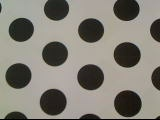
%> input picture pics-dataset/Bild.jpg, 160 x 120 px
$ octave --eval "result = flow_read('../../../../pics-dataset/Bild.jpg');"   (GNU Octave 9; MATLAB toolbox functions it lacks are replaced by stand-ins)
%> lines starting %> are read from the running program, lines starting %| are printed output that depends on the picture; in (x1, y1, x2, y2) boxes, pixels count from 0 and x2, y2 are one past the last pixel; in counts of white or black regions, pixels touching at a corner belong together; the program's own positions count from 1
function F = flow_read (filename)
%> called with filename = '../../../../pics-dataset/Bild.jpg'
% loads flow field F from png file
% for details see readme.txt

I = double(imread(filename));

F_u = I(:,:,1);
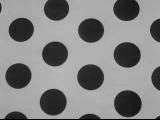
%> F_u: size 120x160 double; min 0, max 193, mean 130.7
F_v = I(:,:,2);
F_valid = min(I(:,:,3),1);
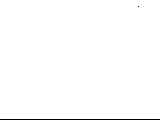
%> F_valid: size 120x160 double; values 0 (black) and 1 (white), 99.2% white; black in thin lines or dots
F_u(F_valid==0) = 0;
%> F_u: size 120x160 double; 0.71% of pixels changed, all inside (x1, y1, x2, y2) = (16, 6, 160, 120)
F_v(F_valid==0) = 0;
%> F_v: size 120x160 double; min 0, max 188, mean 127.1; mean of the top-left, top-right, bottom-left and bottom-right quarters 134.5, 125, 128.2, 120.7
F(:,:,1) = F_u;
F(:,:,2) = F_v;
F(:,:,3) = F_valid;
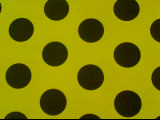
%> F: size 120x160x3 double; mean R, G, B 130.7, 127.1, 1

$ run again, on pics-dataset/image.png
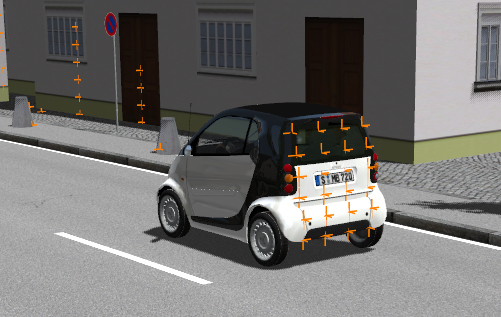
%> input picture pics-dataset/image.png, 501 x 317 px
%> in flow_read, `F_valid = min(I(:,:,3),1);`:
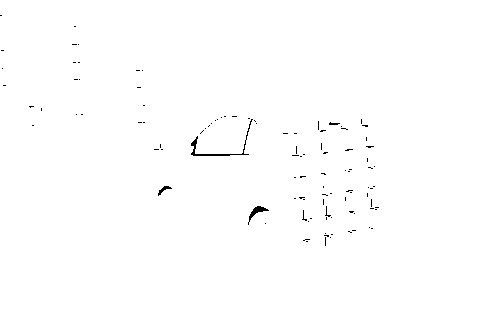
%> F_valid: size 317x501 double; values 0 (black) and 1 (white), 99.5% white; black in thin lines or dots, all inside (x1, y1, x2, y2) = (0, 15, 379, 246)
%> in flow_read, `F(:,:,3) = F_valid;`:
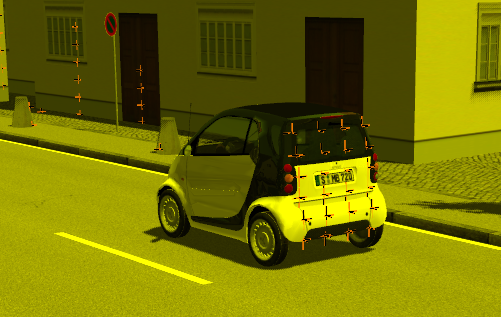
%> F: size 317x501x3 double; mean R, G, B 115.1, 113.6, 1
